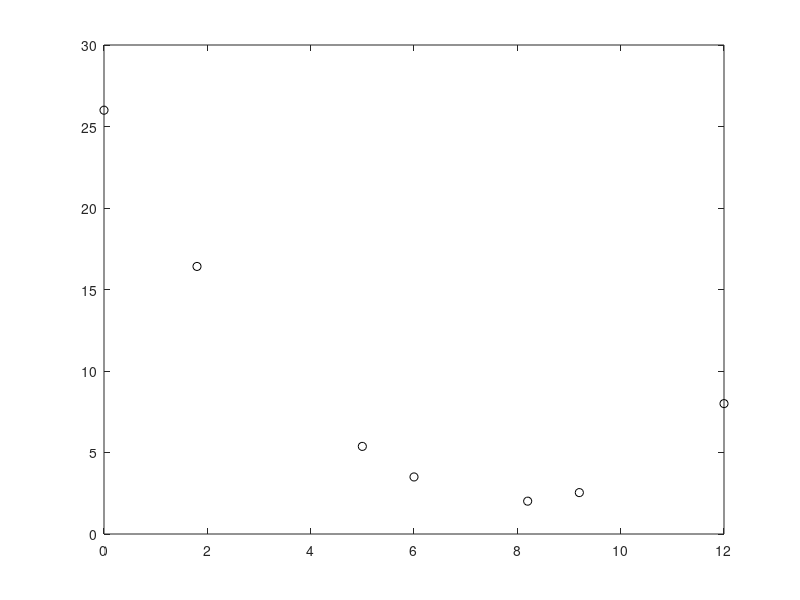

The MATLAB script that drew this image: (Note: this script raises an error after producing the figure.)
%EA_HW_3_8 Nouh Shaikh
clc; clear; close all;

% Data definition
x = [0, 1.8, 5, 6, 8.2, 9.2, 12];
y = [26, 16.415, 5.375, 3.5, 2.015, 2.54, 8];
xx = linspace(0, 12, 200);

% 1:
plot(x, y, 'ko'); hold on;

% 3:
y6 = Newton_Int_poly(x, y, xx);
y37_6 = Newton_Int_poly(x, y, 3.7);
plot(xx, y6, 'r-', 'LineWidth', 0.5);      
plot(3.7, y37_6, 'bs');                     
hold on

% 4:
y3 = Newton_Int_poly(x(1:4), y(1:4), xx);
y37_3 = Newton_Int_poly(x(1:4), y(1:4), 3.7);
plot(xx, y3, 'k-', 'LineWidth', 1);      
plot(3.7, y37_3, 'rd');                     
grid on; hold on;
